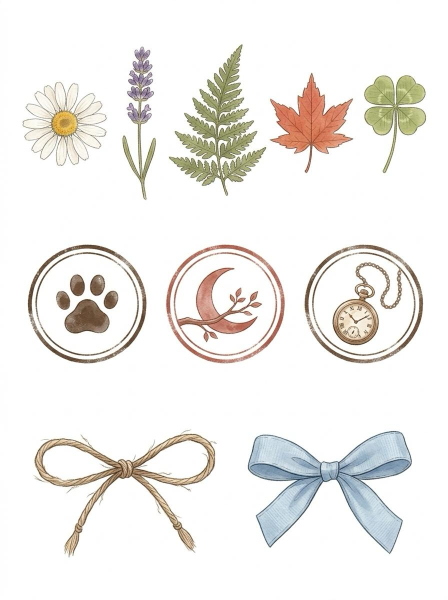
#> input picture src/vi_1126/items4.jpg, 896 x 1200 px, found by its file name (shown at 1/2 size)
$ python cut_items4.py
#> lines starting #> are read from the running program, lines starting #| are printed output that depends on the picture; after the words box and inside, x2 and y2 are one past the last pixel; in counts of white or black regions, pixels touching at a corner belong together
# Cut Vi's sheet src/vi_1126/items4.jpg (26/11, bookmark materials) into assets/: white paper -> transparent.
import cv2, numpy as np, sys
G = sys.argv[1] if len(sys.argv) > 1 else '.'
im = cv2.imread(f'{G}/src/vi_1126/items4.jpg')
#> im is the input picture: shape (1200, 896, 3); mean B, G, R 235.1, 238.4, 240.4
BOX = {'pf_daisy': (40, 160, 220, 335), 'pf_lavender': (240, 90, 315, 400), 'pf_fern': (335, 85, 535, 395), 'pf_maple': (535, 140, 710, 350),
       'pf_clover': (720, 145, 860, 350), 'st_paw': (50, 485, 295, 730), 'st_moon': (330, 485, 575, 730), 'st_watch': (605, 485, 850, 730),
       'rb_twine': (65, 855, 440, 1115), 'rb_blue': (490, 855, 830, 1110)}
OPEN = {'pf_lavender', 'pf_fern', 'pf_maple', 'pf_clover', 'rb_twine', 'st_paw', 'st_moon'}   # rb_blue + st_watch keep their solid fill
for n, (x0, y0, x1, y1) in BOX.items():
    c = im[y0:y1, x0:x1]
    g = cv2.cvtColor(c, cv2.COLOR_BGR2GRAY); hsv = cv2.cvtColor(c, cv2.COLOR_BGR2HSV)
    fg = ((g < 235) | (hsv[..., 1] > 22)).astype(np.uint8) * 255
    fg = cv2.morphologyEx(fg, cv2.MORPH_CLOSE, np.ones((5, 5), np.uint8))
    cnts, _ = cv2.findContours(fg, cv2.RETR_EXTERNAL, cv2.CHAIN_APPROX_SIMPLE)
    m = np.zeros_like(fg); cv2.drawContours(m, [k for k in cnts if cv2.contourArea(k) > 300], -1, 255, -1)
    if n in OPEN: m = cv2.bitwise_and(m, cv2.dilate(fg, np.ones((3, 3), np.uint8)))   # open frames: keep the holes see-through
    m = cv2.GaussianBlur(m, (3, 3), 0)
    out = cv2.cvtColor(c, cv2.COLOR_BGR2BGRA); out[..., 3] = m
    if n in OPEN:   # un-blend the white paper: alpha from how far the darkest channel is from white, colour divided back
        a = np.clip((250 - c.min(2).astype(np.float32)) * 2.4, 0, 255) / 255 * (m / 255)
        col = (c.astype(np.float32) - (1 - a[..., None]) * 255) / np.maximum(a[..., None], 1e-3)
        out[..., :3] = np.clip(col, 0, 255).astype(np.uint8); out[..., 3] = (a * 255).astype(np.uint8)
    ys, xs = np.where(out[..., 3] > 20)
    out = out[ys.min():ys.max() + 1, xs.min():xs.max() + 1]
    cv2.imwrite(f'{G}/assets/{n}.png', out); print(n, out.shape[1], out.shape[0])
#> this loop made 10 passes
#| pf_daisy 172 171
#| pf_lavender 68 307
#| pf_fern 197 304
#| pf_maple 168 202
#| pf_clover 124 197
#| st_paw 240 238
#| st_moon 239 239
#| st_watch 240 240
#> (further printed lines are left out)
#> pass 1, `g = cv2.cvtColor(c, cv2.COLOR_BGR2GRAY)`:
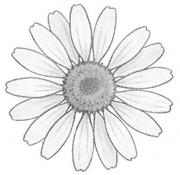
#> g: shape (175, 180); min 77, max 255, mean 233.2
#> pass 1, `fg = ((g < 235) | (hsv[..., 1] > 22)).astype(np.uint8) * 255`:
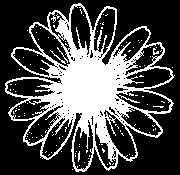
#> fg: shape (175, 180); 29.4% white; 124 white regions (119 under 20 px), largest, box (x1, y1, x2, y2) and area: (5, 3, 175, 172) 8888, (119, 95, 140, 103) 33, (50, 50, 66, 64) 28, (57, 47, 68, 63) 22, (153, 48, 159, 55) 22
#> after the loop:
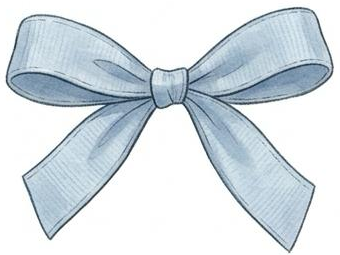
#> c: shape (255, 340, 3); mean B, G, R 229, 223.2, 214.4
#> after the loop:
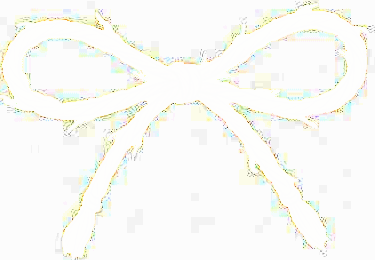
#> col: shape (260, 375, 3) float64; mean B, G, R -583.2, -212.1, -264.3; drawn with min black and max white
#> after the loop:
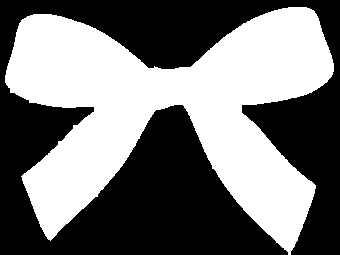
#> fg: shape (255, 340); 46.5% white; 1 white region, box (x1, y1, x2, y2) and area: (5, 7, 334, 255) 40311
#> after the loop:
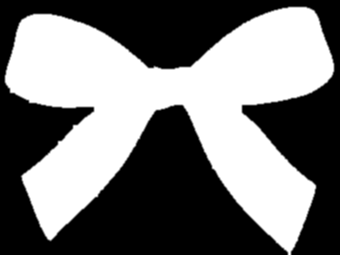
#> m: shape (255, 340); min 0, max 255, mean 118.6
#> after the loop:
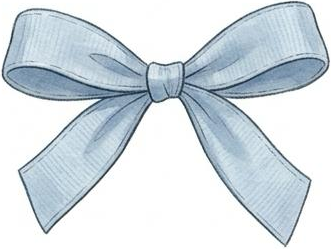
#> out: shape (249, 331, 4); mean B, G, R, A 227.7, 221.6, 212.3, 124.7
